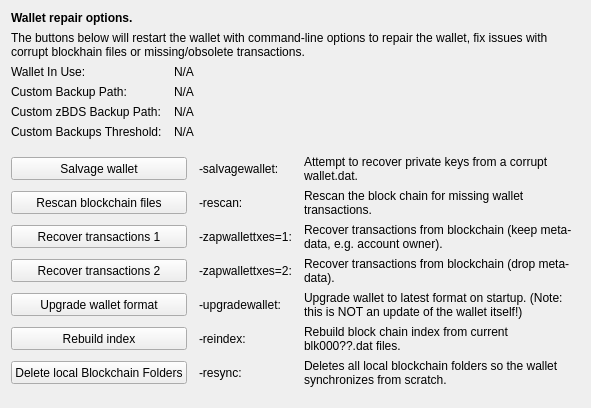
     <widget class="QWidget" name="tab_repair">
      <attribute name="title">
       <string>&amp;Wallet Repair</string>
      </attribute>
      <layout class="QGridLayout" name="gridLayout_4" columnstretch="0,0,0,0">
       <property name="horizontalSpacing">
        <number>12</number>
       </property>
       <item row="0" column="0" colspan="4">
        <widget class="QLabel" name="label_repair_header">
         <property name="font">
          <font>
           <weight>75</weight>
           <bold>true</bold>
          </font>
         </property>
         <property name="text">
          <string>Wallet repair options.</string>
         </property>
        </widget>
       </item>
       <item row="1" column="0" colspan="4">
        <widget class="QLabel" name="label_repair_helptext">
         <property name="font">
          <font>
           <weight>50</weight>
           <bold>false</bold>
          </font>
         </property>
         <property name="text">
          <string>The buttons below will restart the wallet with command-line options to repair the wallet, fix issues with corrupt blockhain files or missing/obsolete transactions.</string>
         </property>
         <property name="wordWrap">
          <bool>true</bool>
         </property>
        </widget>
       </item>
       <item row="2" column="0">
        <widget class="QLabel" name="wallet_path_label">
         <property name="text">
          <string>Wallet In Use:</string>
         </property>
        </widget>
       </item>
       <item row="2" column="1" colspan="3">
        <widget class="QLabel" name="wallet_path">
         <property name="cursor">
          <cursorShape>IBeamCursor</cursorShape>
         </property>
         <property name="text">
          <string>N/A</string>
         </property>
         <property name="textFormat">
          <enum>Qt::PlainText</enum>
         </property>
         <property name="textInteractionFlags">
          <set>Qt::LinksAccessibleByMouse|Qt::TextSelectableByKeyboard|Qt::TextSelectableByMouse</set>
         </property>
        </widget>
       </item>
       <item row="3" column="0">
        <widget class="QLabel" name="wallet_custombackuppath_label">
         <property name="text">
          <string>Custom Backup Path:</string>
         </property>
         <property name="visible">
          <bool>false</bool>
         </property>
        </widget>
       </item>
       <item row="3" column="1" colspan="3">
        <widget class="QLabel" name="wallet_custombackuppath">
         <property name="cursor">
          <cursorShape>IBeamCursor</cursorShape>
         </property>
         <property name="text">
          <string>N/A</string>
         </property>
         <property name="textFormat">
          <enum>Qt::PlainText</enum>
         </property>
         <property name="textInteractionFlags">
          <set>Qt::LinksAccessibleByMouse|Qt::TextSelectableByKeyboard|Qt::TextSelectableByMouse</set>
         </property>
         <property name="visible">
          <bool>false</bool>
         </property>
        </widget>
       </item>
       <item row="4" column="0">
        <widget class="QLabel" name="wallet_customzbdsbackuppath_label">
         <property name="text">
          <string>Custom zBDS Backup Path:</string>
         </property>
         <property name="visible">
          <bool>false</bool>
         </property>
        </widget>
       </item>
       <item row="4" column="1" colspan="3">
        <widget class="QLabel" name="wallet_customzbdsbackuppath">
         <property name="cursor">
          <cursorShape>IBeamCursor</cursorShape>
         </property>
         <property name="text">
          <string>N/A</string>
         </property>
         <property name="textFormat">
          <enum>Qt::PlainText</enum>
         </property>
         <property name="textInteractionFlags">
          <set>Qt::LinksAccessibleByMouse|Qt::TextSelectableByKeyboard|Qt::TextSelectableByMouse</set>
         </property>
         <property name="visible">
          <bool>false</bool>
         </property>
        </widget>
       </item>
       <item row="5" column="0">
        <widget class="QLabel" name="wallet_custombackupthreshold_label">
         <property name="text">
          <string>Custom Backups Threshold:</string>
         </property>
         <property name="visible">
          <bool>false</bool>
         </property>
        </widget>
       </item>
       <item row="5" column="1" colspan="3">
        <widget class="QLabel" name="wallet_custombackupthreshold">
         <property name="cursor">
          <cursorShape>IBeamCursor</cursorShape>
         </property>
         <property name="text">
          <string>N/A</string>
         </property>
         <property name="textFormat">
          <enum>Qt::PlainText</enum>
         </property>
         <property name="textInteractionFlags">
          <set>Qt::LinksAccessibleByMouse|Qt::TextSelectableByKeyboard|Qt::TextSelectableByMouse</set>
         </property>
         <property name="visible">
          <bool>false</bool>
         </property>
        </widget>
       </item>
       <item row="6" column="0">
        <spacer name="verticalSpacer_repair1">
         <property name="orientation">
          <enum>Qt::Vertical</enum>
         </property>
         <property name="sizeHint" stdset="0">
          <size>
           <width>10</width>
           <height>10</height>
          </size>
         </property>
        </spacer>
       </item>
       <item row="7" column="0" colspan="2">
        <widget class="QPushButton" name="btn_salvagewallet">
         <property name="minimumSize">
          <size>
           <width>100</width>
           <height>23</height>
          </size>
         </property>
         <property name="text">
          <string>Salvage wallet</string>
         </property>
        </widget>
       </item>
       <item row="7" column="2">
        <widget class="QLabel" name="label_repair_salvage_command">
         <property name="text">
          <string notr="true">-salvagewallet:</string>
         </property>
        </widget>
       </item>
       <item row="7" column="3">
        <widget class="QLabel" name="label_repair_salvage">
         <property name="text">
          <string>Attempt to recover private keys from a corrupt wallet.dat.</string>
         </property>
         <property name="wordWrap">
          <bool>true</bool>
         </property>
        </widget>
       </item>
       <item row="8" column="0" colspan="2">
        <widget class="QPushButton" name="btn_rescan">
         <property name="minimumSize">
          <size>
           <width>100</width>
           <height>23</height>
          </size>
         </property>
         <property name="text">
          <string>Rescan blockchain files</string>
         </property>
        </widget>
       </item>
       <item row="8" column="2">
        <widget class="QLabel" name="label_repair_rescan_command">
         <property name="text">
          <string notr="true">-rescan:</string>
         </property>
        </widget>
       </item>
       <item row="8" column="3">
        <widget class="QLabel" name="label_repair_rescan">
         <property name="text">
          <string>Rescan the block chain for missing wallet transactions.</string>
         </property>
         <property name="wordWrap">
          <bool>true</bool>
         </property>
        </widget>
       </item>
       <item row="9" column="0" colspan="2">
        <widget class="QPushButton" name="btn_zapwallettxes1">
         <property name="minimumSize">
          <size>
           <width>100</width>
           <height>23</height>
          </size>
         </property>
         <property name="text">
          <string>Recover transactions 1</string>
         </property>
        </widget>
       </item>
       <item row="9" column="2">
        <widget class="QLabel" name="label_repair_zap1_command">
         <property name="text">
          <string notr="true">-zapwallettxes=1:</string>
         </property>
        </widget>
       </item>
       <item row="9" column="3">
        <widget class="QLabel" name="label_repair_zap1">
         <property name="text">
          <string>Recover transactions from blockchain (keep meta-data, e.g. account owner).</string>
         </property>
         <property name="wordWrap">
          <bool>true</bool>
         </property>
        </widget>
       </item>
       <item row="10" column="0" colspan="2">
        <widget class="QPushButton" name="btn_zapwallettxes2">
         <property name="minimumSize">
          <size>
           <width>100</width>
           <height>23</height>
          </size>
         </property>
         <property name="text">
          <string>Recover transactions 2</string>
         </property>
        </widget>
       </item>
       <item row="10" column="2">
        <widget class="QLabel" name="label_repair_zap2_command">
         <property name="text">
          <string notr="true">-zapwallettxes=2:</string>
         </property>
        </widget>
       </item>
       <item row="10" column="3">
        <widget class="QLabel" name="label_repair_zap2">
         <property name="text">
          <string>Recover transactions from blockchain (drop meta-data).</string>
         </property>
         <property name="wordWrap">
          <bool>true</bool>
         </property>
        </widget>
       </item>
       <item row="11" column="0" colspan="2">
        <widget class="QPushButton" name="btn_upgradewallet">
         <property name="minimumSize">
          <size>
           <width>100</width>
           <height>23</height>
          </size>
         </property>
         <property name="text">
          <string>Upgrade wallet format</string>
         </property>
        </widget>
       </item>
       <item row="11" column="2">
        <widget class="QLabel" name="label_repair_upgrade_command">
         <property name="text">
          <string notr="true">-upgradewallet:</string>
         </property>
        </widget>
       </item>
       <item row="11" column="3">
        <widget class="QLabel" name="label_repair_upgrade">
         <property name="text">
          <string>Upgrade wallet to latest format on startup. (Note: this is NOT an update of the wallet itself!)</string>
         </property>
         <property name="wordWrap">
          <bool>true</bool>
         </property>
        </widget>
       </item>
       <item row="12" column="0" colspan="2">
        <widget class="QPushButton" name="btn_reindex">
         <property name="minimumSize">
          <size>
           <width>100</width>
           <height>23</height>
          </size>
         </property>
         <property name="text">
          <string>Rebuild index</string>
         </property>
        </widget>
       </item>
       <item row="12" column="2">
        <widget class="QLabel" name="label_repair_reindex_command">
         <property name="text">
          <string notr="true">-reindex:</string>
         </property>
        </widget>
       </item>
       <item row="12" column="3">
        <widget class="QLabel" name="label_repair_reindex">
         <property name="text">
          <string>Rebuild block chain index from current blk000??.dat files.</string>
         </property>
         <property name="wordWrap">
          <bool>true</bool>
         </property>
        </widget>
       </item>
       <item row="13" column="0" colspan="2">
        <widget class="QPushButton" name="btn_resync">
         <property name="minimumSize">
          <size>
           <width>100</width>
           <height>23</height>
          </size>
         </property>
         <property name="text">
          <string>Delete local Blockchain Folders</string>
         </property>
        </widget>
       </item>
       <item row="13" column="2">
        <widget class="QLabel" name="label_repair_resync_command">
         <property name="text">
          <string>-resync:</string>
         </property>
        </widget>
       </item>
       <item row="13" column="3">
        <widget class="QLabel" name="label_repair_resync">
         <property name="text">
          <string>Deletes all local blockchain folders so the wallet synchronizes from scratch.</string>
         </property>
         <property name="wordWrap">
          <bool>true</bool>
         </property>
        </widget>
       </item>
       <item row="14" column="0">
        <spacer name="verticalSpacer_repair2">
         <property name="orientation">
          <enum>Qt::Vertical</enum>
         </property>
         <property name="sizeHint" stdset="0">
          <size>
           <width>20</width>
           <height>10</height>
          </size>
         </property>
        </spacer>
       </item>
      </layout>
     </widget>
